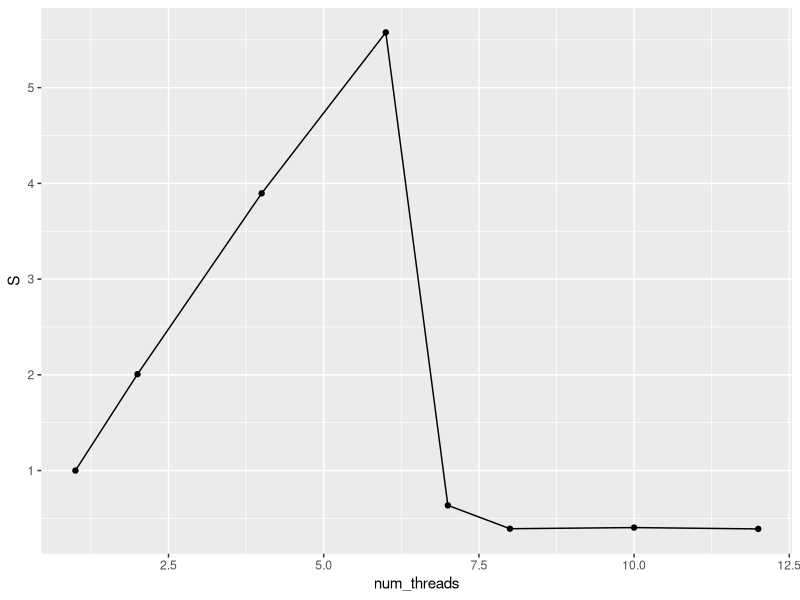

The R script that drew this image:
## ---- chunk 1
knitr::opts_chunk$set(echo = TRUE)
## ---- chunk 2
num_threads <- c(1, 2, 4, 6, 7, 8, 10, 12)
## time1 <- c(4.134285, 2.197854, 1.120904, 0.768721, 6.737673, 10.923125, 10.840237, 11.066983)
time <- c(4.287068, 2.136172, 1.100449, 0.768721, 6.737673, 10.924790, 10.604619, 10.982329)
strong <- data.frame(num_threads, time)
strong$S <- strong$time[1]/strong$time
strong
## ---- chunk 3
library(ggplot2)
ggplot(data=strong, aes(x=num_threads, y=S, group=1)) +
  geom_line()+
  geom_point()
